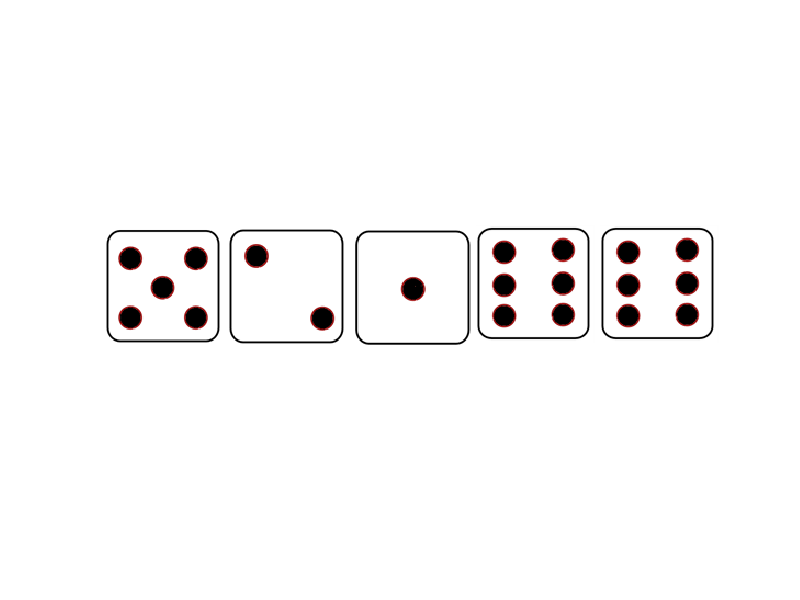

Reproduce this figure in MATLAB.
%% Main File
    %%This is where most of the code will go
load Dice.mat

Yes = 1;
No = 0;


%% This is the main menu Prompt

fprintf('Welcome to yatzee\n')
fprintf('would you like to play?\n')
Menu = input('Yes or No? \n'); 

if Menu == 0
    fprintf ('Have a great day.')
    quit
else
    fprintf('Okay then lets start the game!\n')
end
    %%just a check for user to confirm start of program

%% This is the first Role

role = randi([1 6], [1 5]);
    %%roles dice using random numbers

imshow([Dice{role}]);
    %%this dispays the role using the Dice.mat file


%% This is the start of the first ReRole

reference = role ;
    %%used for troubleshooting issues in ReRole function
    %%a copy of the original role so i can reference back to the original

rerole = input('Would you like to rerole any dice?\n');

if rerole == 1

    NR1 = input('Would you like to rerole dice 1?  ');
    NR2 = input('Would you like to rerole dice 2?  ');
    NR3 = input('Would you like to rerole dice 3?  ');
    NR4 = input('Would you like to rerole dice 4?  ');
    NR5 = input('Would you like to rerole dice 5?  ');
        %%used for determining what dice need to be rerolled at the request
        %%of the user

    role2 = randi([1 6], [1 5]);
        %%a new random number aray for later use

    if NR1 == 1
        reference(1) = role2(1);
    end

    if NR2 == 1
        reference(2) = role2(2);
    end

    if NR3 == 1
        reference(3) = role2(3);
    end

    if NR4 == 1
        reference(4) = role2(4);
    end

    if NR5 == 1
        reference(5) = role2(5);
    end
        %%based on the users selection these conditional statements replace
        %%the original dice roles with the new coresponding dice values

    imshow([Dice{reference}]);
        %%displays the new dice roll

%% This is the start of the second ReRole

    rerole = input('Would you like to rerole any dice?\n');

    if rerole == 1
        NR1 = input('Would you like to rerole dice 1?  ');
        NR2 = input('Would you like to rerole dice 2?  ');
        NR3 = input('Would you like to rerole dice 3?  ');
        NR4 = input('Would you like to rerole dice 4?  ');
        NR5 = input('Would you like to rerole dice 5?  ');
            %%used for determining what dice need to be rerolled at the request
            %%of the user
        
        role3 = randi([1 6], [1 5]);
            %%a new random number aray for later use
        
        if NR1 == 1
            reference(1) = role3(1);
        end

        if NR2 == 1
            reference(2) = role3(2);
        end

        if NR3 == 1
            reference(3) = role3(3);
        end

        if NR4 == 1
            reference(4) = role3(4);
        end

        if NR5 == 1
            reference(5) = role3(5);
        end
            %%based on the users selection these conditional statements replace
            %%the original dice roles with the new coresponding dice values

        imshow([Dice{reference}]);
            %%displays the new dice roll
            
        fprintf('Time to select your catagory! \n')
    else
        fprintf('Time to select your catagory! \n')
    end
else
    fprintf('Time to select your catagory! \n')
end

total = sum(reference);

%% This is the start of the Upper Section of catagories

up = [0 0 0 0 0 0];

fprintf('You must first select a catagory you would like to score in the upper section. \n')

up(1) = sum(reference(:) == 1);
up(2) = sum(reference(:) == 2);
up(3) = sum(reference(:) == 3);
up(4) = sum(reference(:) == 4);
up(5) = sum(reference(:) == 5);
up(6) = sum(reference(:) == 6);
    %%counts the number of each dice in its catagory

Aces = up(1) * 1;
Twos = up(2) * 2;
Threes = up(3) * 3;
Fours = up(4) * 4;
Fives = up(5) * 5;
Sixes = up(6) * 6;
    %%for corectly scorring each catagory 

upScore = input('You may choose between Aces, Twos, Threes, Fours, Fives, Sixes:    ');

fprintf('Your total score in the upper section is: %g', upScore);
%% This is the start of the Lower Section of catagories

fprintf('\nYou must now select a catagory you would like to score in the lower section. \n')
lowScore = 0;
%%n = 0;
%%i=0;
%%while i<7
%    if sum(reference(:) == i) == 3
%       fprintf('no\n');
%        i=i+1;
%        n=i;
%    else
%        fprintf('congrats dude');
        
%    end
%end
    %%This loop is currently not working. comment out if a run is required.
    
if any(up == 5)
    lowScore = 50;
    fprintf('Wow you got a Yahtzee')
end

if any(up == 4)
    lowScore = total;
    fprintf('Wow you got a four of a kind!')
end

if any(up ==3 & up == 2)
    lowScore = 25;
    fprintf('Wow you got a full house!')
end

if any(up == 3)
    lowScore = total;
    fprintf('Wow you got a Three of a kind!')
end


gameScore = upScore + lowScore;
%%not a hunred percent sure if this how yahtzee works lol
